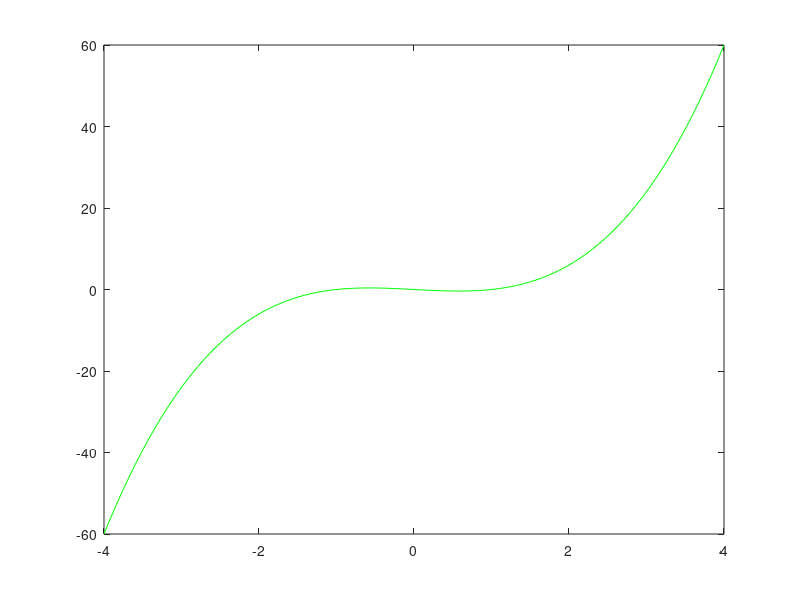
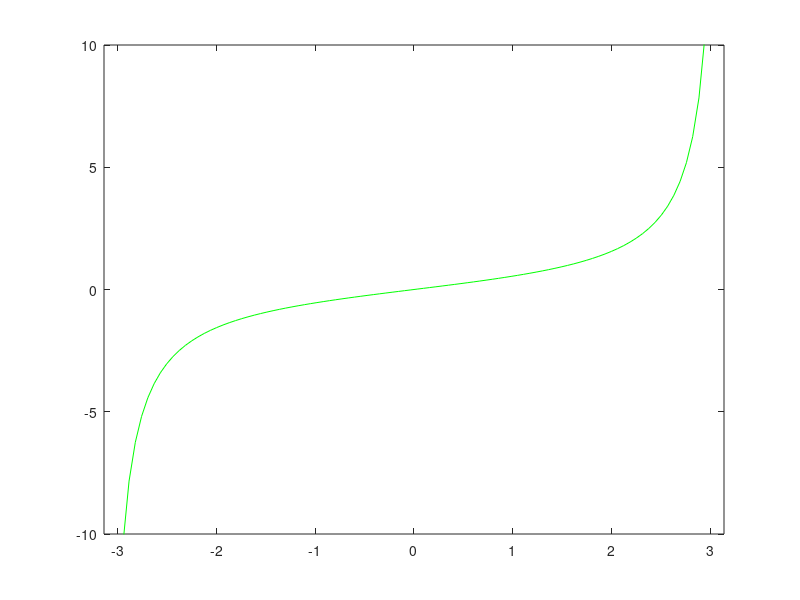
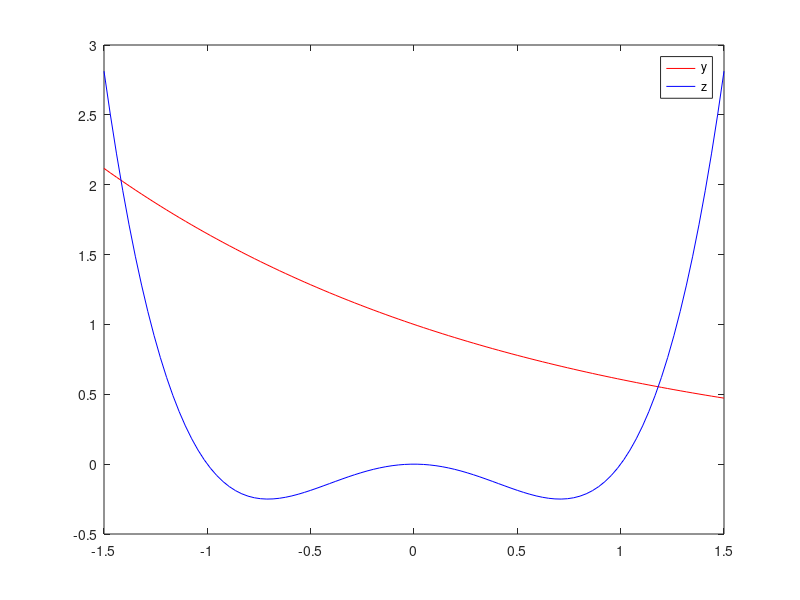

Write MATLAB code to recreate these figures, in order.
clc;
clear all;
close all;

figure;
x = linspace(-4, 4);
y = power(x, 3) - x;
plot(x, y, '-g')

figure;
x = linspace(-pi, pi);
y = tan(x/2);
plot(x, y, '-g');
axis([-pi, pi, -10, 10]);

figure;
x = linspace(-1.5, 1.5);
y = exp(-x / 2);
z = power(x, 4) - power(x, 2);
plot(x, y, '-r', x, z, '-b');
legend('y', 'z');